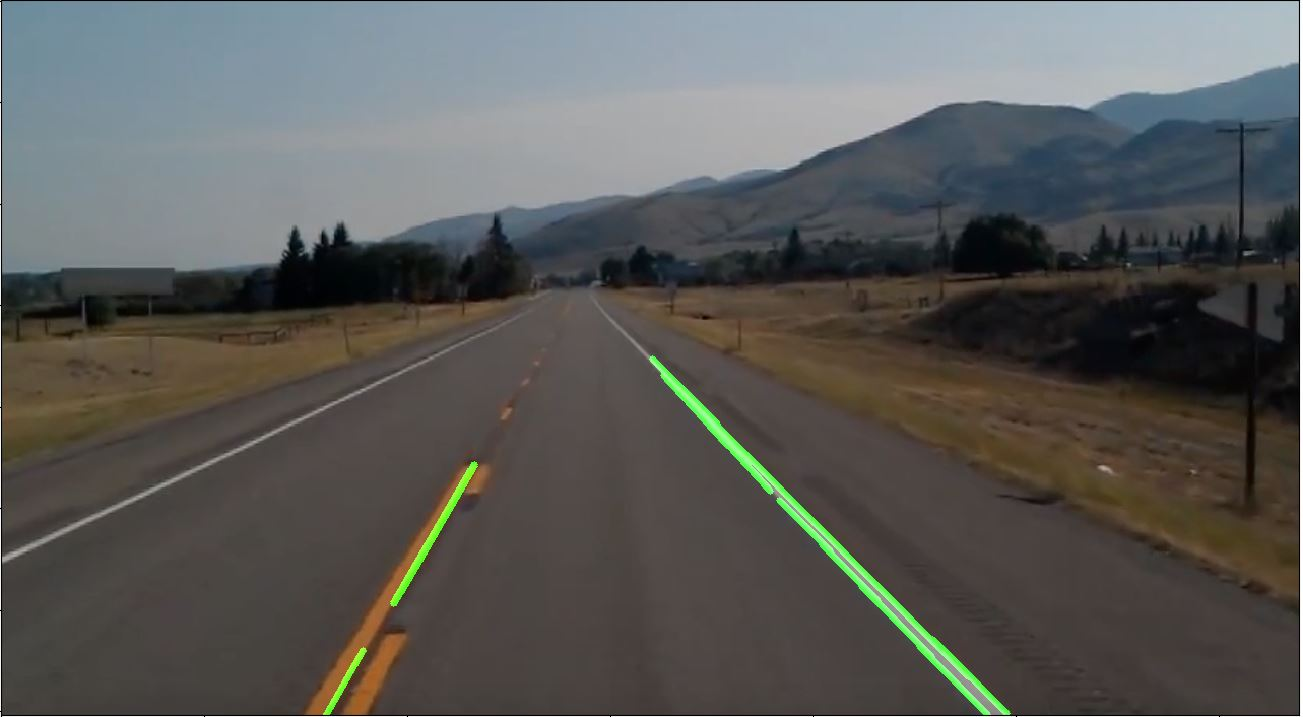
#> input picture image.JPG, 1303 x 717 px, given in place of test_lane_0.mp4, which was not available
$ python lane_detection.py
#> lines starting #> are read from the running program, lines starting #| are printed output that depends on the picture; after the words box and inside, x2 and y2 are one past the last pixel; in counts of white or black regions, pixels touching at a corner belong together; pictures that were not available may be replaced by others from this repository, and a replacement may not be noted
#> further down, frame is the input picture: shape (717, 1303, 3); mean B, G, R 88.1, 90.5, 90.4
# -*- coding: utf-8 -*-
"""
Created on Mon Feb  8 23:02:06 2021

@author: Satyam
"""

import matplotlib.pylab as plt
import cv2
import numpy as np

def region_of_interest(img, vertices):
    mask = np.zeros_like(img)
#    channel_count = img.shape[2]
    match_mask_color = 255
    cv2.fillPoly(mask, vertices, match_mask_color)
    masked_image = cv2.bitwise_and(img, mask)
    return masked_image

def draw_the_lines(img, lines):
    img = np.copy(img)
    blank_image = np.zeros((img.shape[0], img.shape[1], 3), dtype=np.uint8)

    for line in lines:
        for x1, y1, x2, y2 in line:
            cv2.line(blank_image, (x1, y1), (x2, y2), (0, 255, 0), thickness=5)

    img = cv2.addWeighted(img, 0.8, blank_image, 1, 0.0)
    return img

#image = cv2.imread('road.png')
#image = cv2.cvtColor(image, cv2.COLOR_BGR2RGB)

def process_frames(image):
    print(image.shape)
#| (717, 1303, 3)
    height = image.shape[0]
#> height = 717
    width = image.shape[1]
#> width = 1303

    region_of_interest_vertices = [(0, height), (width/2, height/2), (width, height)]
#> region_of_interest_vertices = [(0, 717), (651.5, 358.5), (1303, 717)]

    gray_image = cv2.cvtColor(image, cv2.COLOR_RGB2GRAY)
    canny_image = cv2.Canny(gray_image, 100, 110)
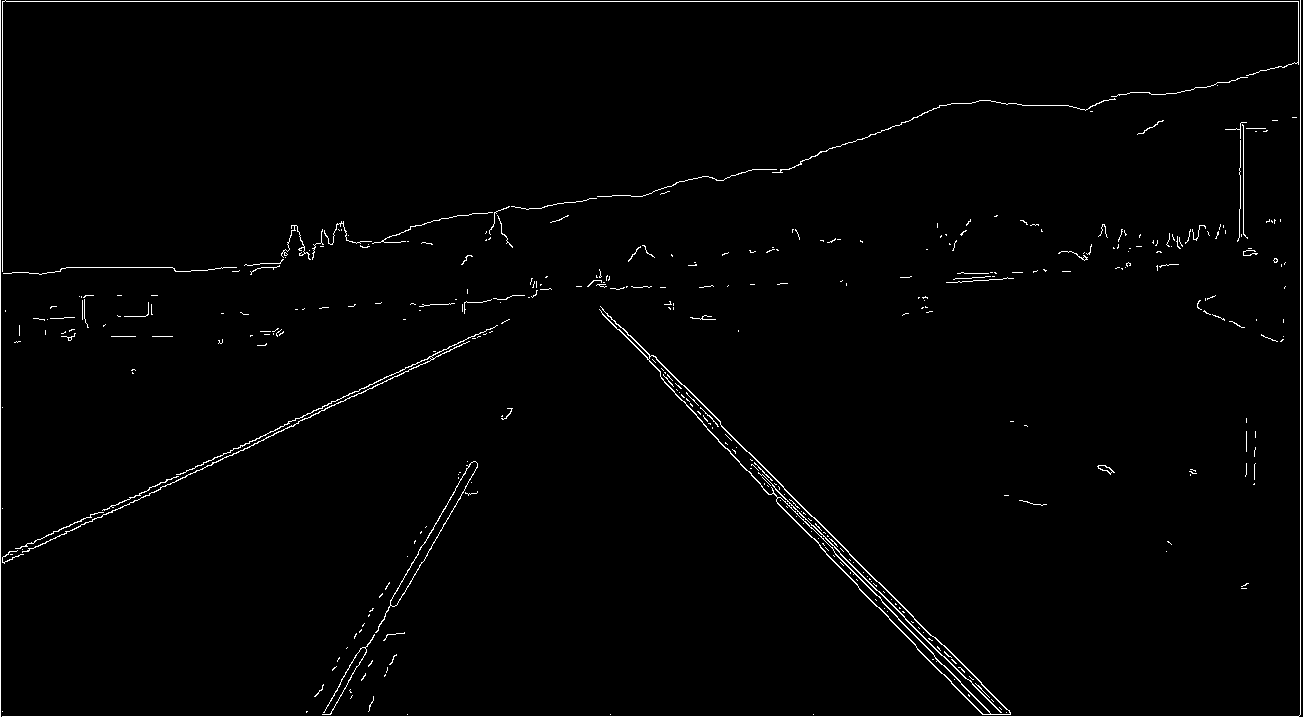
#> canny_image: shape (717, 1303); 1.5% white in thin lines or dots
    cropped_image = region_of_interest(canny_image, np.array([region_of_interest_vertices], np.int32),)
#> in region_of_interest, `cv2.fillPoly(mask, vertices, match_mask_color)`: mask: shape (717, 1303); 25.1% white; 1 white region, box (x1, y1, x2, y2) and area: (1, 358, 1303, 717) 234181
#> in region_of_interest, `masked_image = cv2.bitwise_and(img, mask)`:
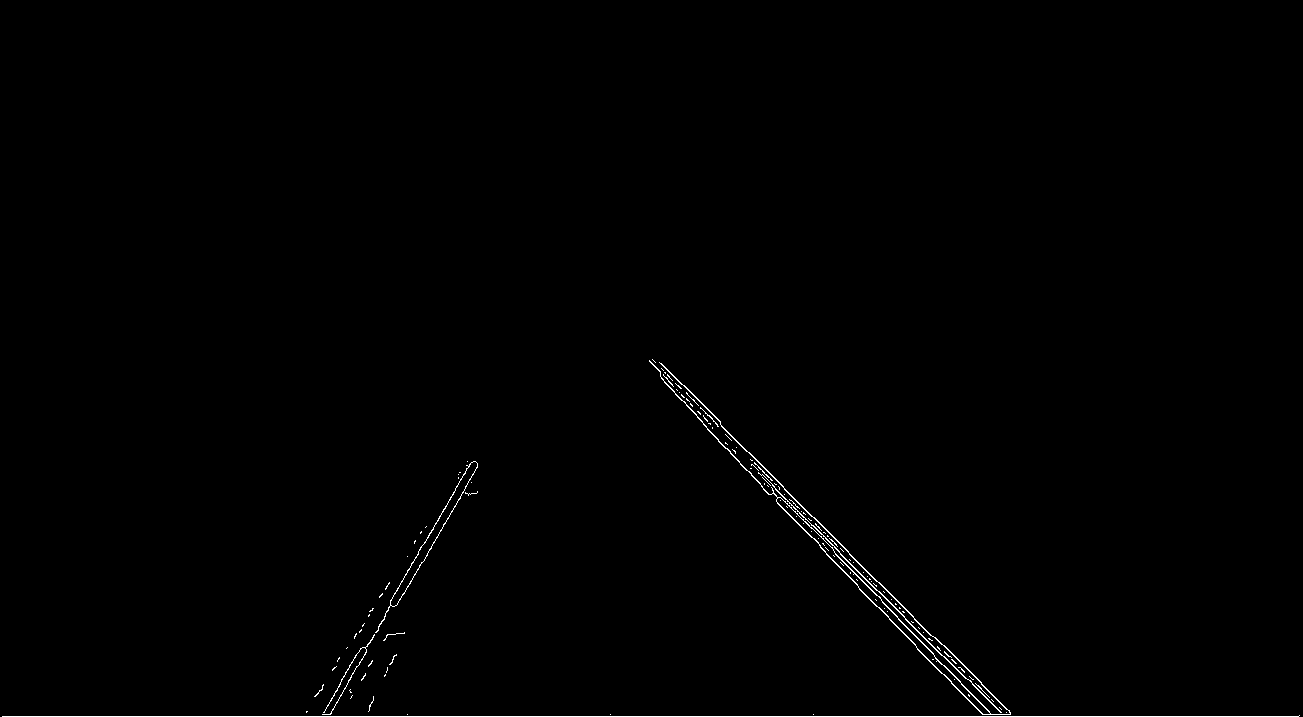
#> masked_image: shape (717, 1303); 0.51% white in thin lines or dots, all inside (x1, y1, x2, y2) = (2, 359, 1300, 717)

    lines = cv2.HoughLinesP(cropped_image, rho=2, theta=np.pi/60, threshold=50, lines=np.array([]),
                            minLineLength=40, maxLineGap=100)
#> lines = 31 rows, first 6: [2, 716, 1298, 716], [659, 362, 1010, 713], [660, 373, 1001, 714], [718, 441, 991, 714], [675, 394, 995, 714], [661, 378, 880, 597]

    image_with_lines = draw_the_lines(image, lines);
#> the loop in draw_the_lines, `for line in lines:` made 31 passes
#> line on passes 1 to 12: [[2, 716, 1298, 716]], [[659, 362, 1010, 713]], [[660, 373, 1001, 714]], [[718, 441, 991, 714]], [[675, 394, 995, 714]], [[661, 378, 880, 597]], [[649, 360, 736, 447]], [[652, 359, 717, 424]], [[717, 426, 1005, 714]], [[859, 589, 984, 714]], [[325, 714, 471, 462]], [[649, 361, 1002, 714]]
#> after the loop in draw_the_lines, `for line in lines:`:
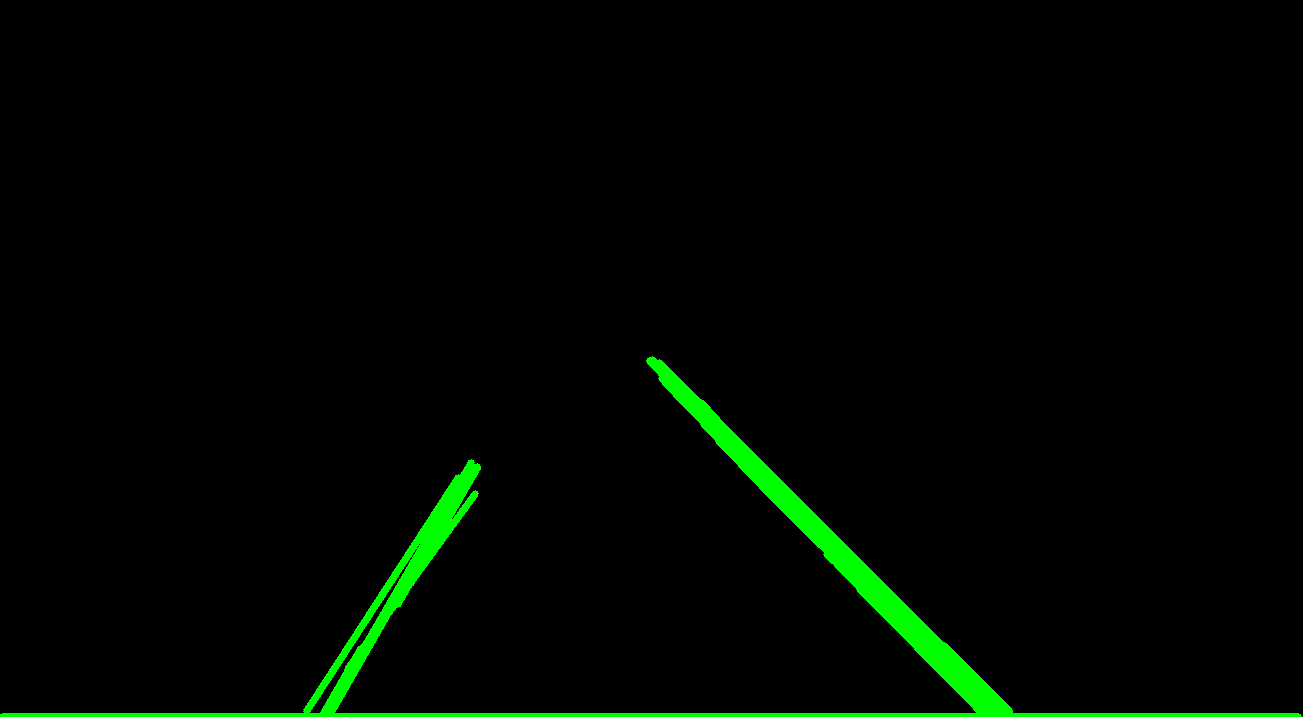
#> blank_image: shape (717, 1303, 3); mean of channels 0, 1, 2 0, 6.3, 0; drawn as B, G, R
#> in draw_the_lines, `img = cv2.addWeighted(img, 0.8, blank_image, 1, 0.0)`:
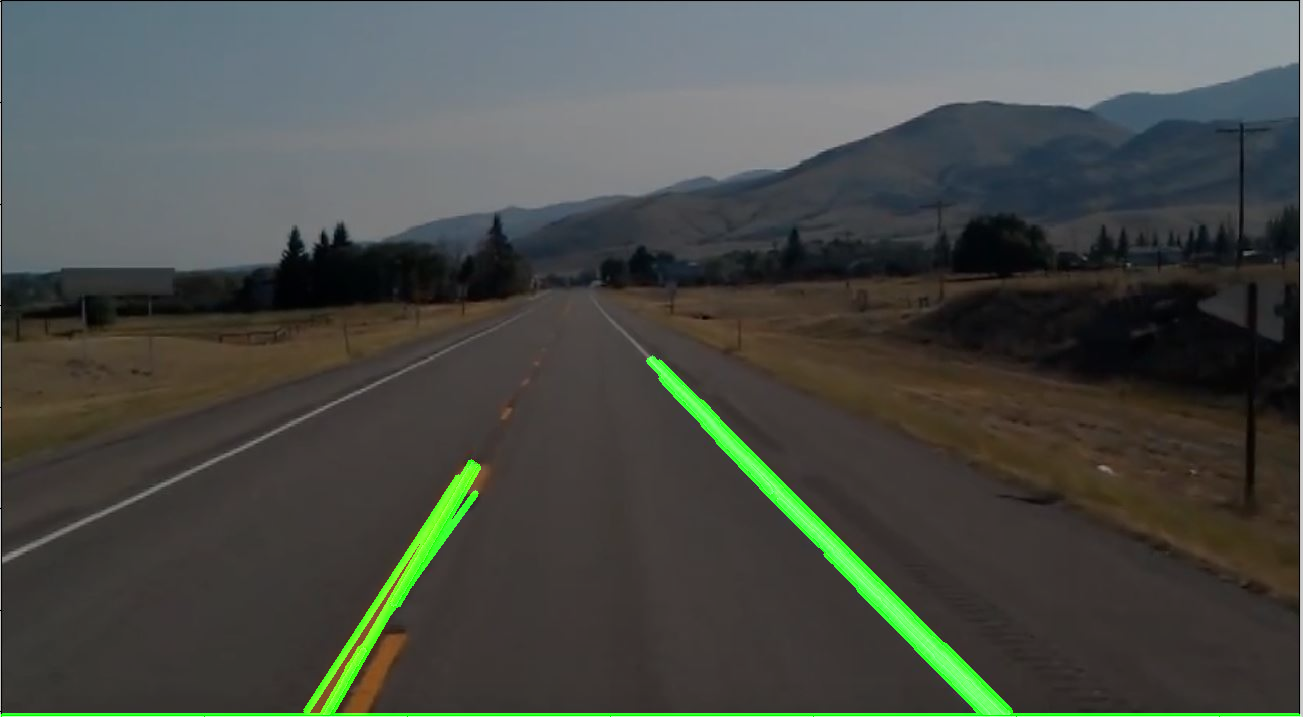
#> img: shape (717, 1303, 3); mean B, G, R 70.5, 75.8, 72.3
    return image_with_lines

cap = cv2.VideoCapture('test_lane_0.mp4')
while(cap.isOpened()):
    ret, frame = cap.read()
    frame = process_frames(frame)
    cv2.imshow('frame', frame)
    if cv2.waitKey(1) & 0xff == ord('q'):
#> (key q is pressed here)
        break;

cap.release()
cv2.destroyAllWindows()
